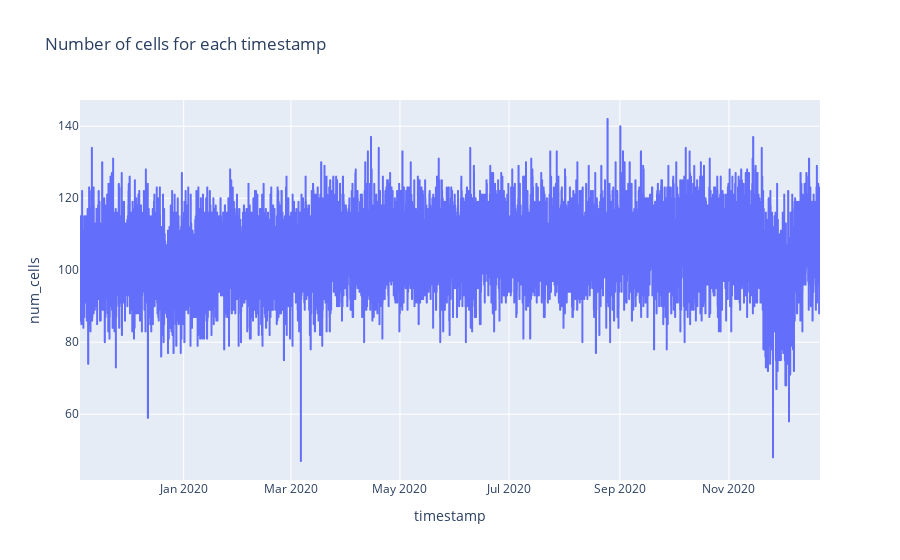

This figure's notebook cell:
### Markdown cell above
We see that the number of cells present varies a lot and flunctuates around ~100.

### Code cell
timestamps = []
num_cells_at_time = []
for timestamp, group in grouped_df:
    timestamps.append(timestamp)
    num_cells_at_time.append(len(group))

num_cell_df = pd.DataFrame({'timestamp': timestamps, 'num_cells': num_cells_at_time})
fig = px.line(num_cell_df, x="timestamp", y='num_cells', hover_data={"timestamp": "|%B %d. %H:%M, %Y"}, title='Number of cells for each timestamp')
fig.show()


plt.boxplot(num_cells_at_time);
plt.title('Boxplot with number of cells for each timestamp')
plt.ylabel('# of cells')
plt.xticks([], [])
plt.show()

### Figure 1 — Plotly figure (JSON) as saved in the notebook; plotly's stock layout.template omitted (floating-point values rounded to 4 significant figures; data arrays with more than 128 entries replaced by an {"elided": "..."} marker saying what was removed)
{"data": [{"customdata": {"elided": "9934x1 str values"}, "hovertemplate": "timestamp=%{customdata[0]|%B %d. %H:%M, %Y}<br>num_cells=%{y}<extra></extra>", "legendgroup": "", "line": {"color": "#636efa", "dash": "solid"}, "mode": "lines", "name": "", "showlegend": false, "type": "scattergl", "x": {"elided": "9934 str values"}, "xaxis": "x", "y": {"elided": "9934 int values"}, "yaxis": "y"}], "layout": {"legend": {"tracegroupgap": 0}, "title": {"text": "Number of cells for each timestamp"}, "xaxis": {"anchor": "y", "domain": [0, 1], "title": {"text": "timestamp"}}, "yaxis": {"anchor": "x", "domain": [0, 1], "title": {"text": "num_cells"}}}}
